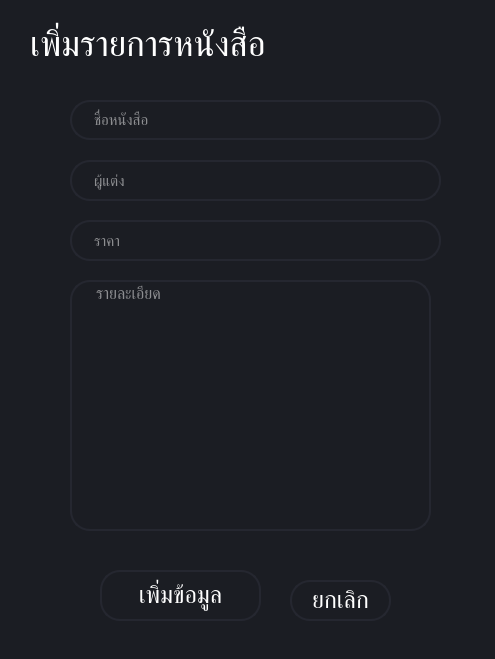
<?xml version="1.0" encoding="UTF-8"?>
<ui version="4.0">
 <class>Dialog</class>
 <widget class="QDialog" name="Dialog">
  <property name="geometry">
   <rect>
    <x>0</x>
    <y>0</y>
    <width>495</width>
    <height>659</height>
   </rect>
  </property>
  <property name="font">
   <font>
    <family>Cloud Light</family>
    <pointsize>12</pointsize>
   </font>
  </property>
  <property name="windowTitle">
   <string>Dialog</string>
  </property>
  <property name="autoFillBackground">
   <bool>false</bool>
  </property>
  <property name="styleSheet">
   <string notr="true">background-color: rgb(27, 29, 35);</string>
  </property>
  <widget class="QLineEdit" name="booknameText">
   <property name="geometry">
    <rect>
     <x>70</x>
     <y>100</y>
     <width>371</width>
     <height>40</height>
    </rect>
   </property>
   <property name="font">
    <font>
     <family>Cloud Light</family>
     <pointsize>11</pointsize>
     <weight>50</weight>
     <bold>false</bold>
    </font>
   </property>
   <property name="styleSheet">
    <string notr="true">QLineEdit {
	border: 2px solid rgb(37,39,48);
	border-radius: 20px;
	color: #FFF;
	padding-left: 20px;
	padding-right: 20px;
}
QLineEdit:hover {
	border: 2px solid rgb(48, 50, 62);
}
QLineEdit:focus {
	border: 2px solid rgb(85, 170, 255);
}</string>
   </property>
   <property name="placeholderText">
    <string>ชื่อหนังสือ</string>
   </property>
  </widget>
  <widget class="QLineEdit" name="authorText">
   <property name="geometry">
    <rect>
     <x>70</x>
     <y>160</y>
     <width>371</width>
     <height>41</height>
    </rect>
   </property>
   <property name="font">
    <font>
     <family>Cloud Light</family>
     <pointsize>11</pointsize>
     <weight>50</weight>
     <bold>false</bold>
    </font>
   </property>
   <property name="styleSheet">
    <string notr="true">QLineEdit {
	border: 2px solid rgb(37,39,48);
	border-radius: 20px;
	color: #FFF;
	padding-left: 20px;
	padding-right: 20px;
}
QLineEdit:hover {
	border: 2px solid rgb(48, 50, 62);
}
QLineEdit:focus {
	border: 2px solid rgb(85, 170, 255);
}</string>
   </property>
   <property name="placeholderText">
    <string>ผู้แต่ง</string>
   </property>
  </widget>
  <widget class="QPushButton" name="addButton">
   <property name="geometry">
    <rect>
     <x>100</x>
     <y>570</y>
     <width>161</width>
     <height>51</height>
    </rect>
   </property>
   <property name="font">
    <font>
     <family>Cloud Light</family>
     <pointsize>18</pointsize>
    </font>
   </property>
   <property name="styleSheet">
    <string notr="true">QPushButton {
	border: 2px solid rgb(37,39,48);
	border-radius: 20px;
	color: #FFF;
	padding-left: 20px;
	padding-right: 20px;
}
QPushButton:hover {
	border: 2px solid rgb(48, 50, 62);
}
QPushButton:hover:pressed
{
  border: 2px solid rgb(255, 73, 73);
}</string>
   </property>
   <property name="text">
    <string>เพิ่มข้อมูล</string>
   </property>
  </widget>
  <widget class="QLineEdit" name="costText">
   <property name="geometry">
    <rect>
     <x>70</x>
     <y>220</y>
     <width>371</width>
     <height>41</height>
    </rect>
   </property>
   <property name="font">
    <font>
     <family>Cloud Light</family>
     <pointsize>11</pointsize>
     <weight>50</weight>
     <bold>false</bold>
    </font>
   </property>
   <property name="styleSheet">
    <string notr="true">QLineEdit {
	border: 2px solid rgb(37,39,48);
	border-radius: 20px;
	color: #FFF;
	padding-left: 20px;
	padding-right: 20px;
}
QLineEdit:hover {
	border: 2px solid rgb(48, 50, 62);
}
QLineEdit:focus {
	border: 2px solid rgb(85, 170, 255);
}</string>
   </property>
   <property name="placeholderText">
    <string>ราคา</string>
   </property>
  </widget>
  <widget class="QLabel" name="label">
   <property name="geometry">
    <rect>
     <x>30</x>
     <y>20</y>
     <width>261</width>
     <height>51</height>
    </rect>
   </property>
   <property name="font">
    <font>
     <family>Cloud Light</family>
     <pointsize>26</pointsize>
    </font>
   </property>
   <property name="styleSheet">
    <string notr="true">QLabel {
	Color: #FFF
}</string>
   </property>
   <property name="text">
    <string>เพิ่มรายการหนังสือ</string>
   </property>
  </widget>
  <widget class="QPushButton" name="cancelButton">
   <property name="geometry">
    <rect>
     <x>290</x>
     <y>580</y>
     <width>101</width>
     <height>41</height>
    </rect>
   </property>
   <property name="font">
    <font>
     <family>Cloud Light</family>
     <pointsize>18</pointsize>
    </font>
   </property>
   <property name="styleSheet">
    <string notr="true">QPushButton {
	border: 2px solid rgb(37,39,48);
	border-radius: 20px;
	color: #FFF;
	padding-left: 20px;
	padding-right: 20px;
}
QPushButton:hover {
	border: 2px solid rgb(48, 50, 62);
}
QPushButton:hover:pressed
{
  border: 2px solid rgb(255, 73, 73);
}</string>
   </property>
   <property name="text">
    <string>ยกเลิก</string>
   </property>
  </widget>
  <widget class="QTextEdit" name="descriptionText">
   <property name="geometry">
    <rect>
     <x>70</x>
     <y>280</y>
     <width>361</width>
     <height>251</height>
    </rect>
   </property>
   <property name="font">
    <font>
     <family>Cloud Light</family>
     <pointsize>12</pointsize>
    </font>
   </property>
   <property name="styleSheet">
    <string notr="true">QTextEdit {
	border: 2px solid rgb(37,39,48);
	border-radius: 20px;
	color: #FFF;
	padding-left: 20px;
	padding-right: 20px;
}
QTextEdit:hover {
	border: 2px solid rgb(48, 50, 62);
}
QTextEdit:focus {
	border: 2px solid rgb(85, 170, 255);
}</string>
   </property>
   <property name="placeholderText">
    <string>รายละเอียด</string>
   </property>
  </widget>
 </widget>
 <resources/>
 <connections/>
</ui>
